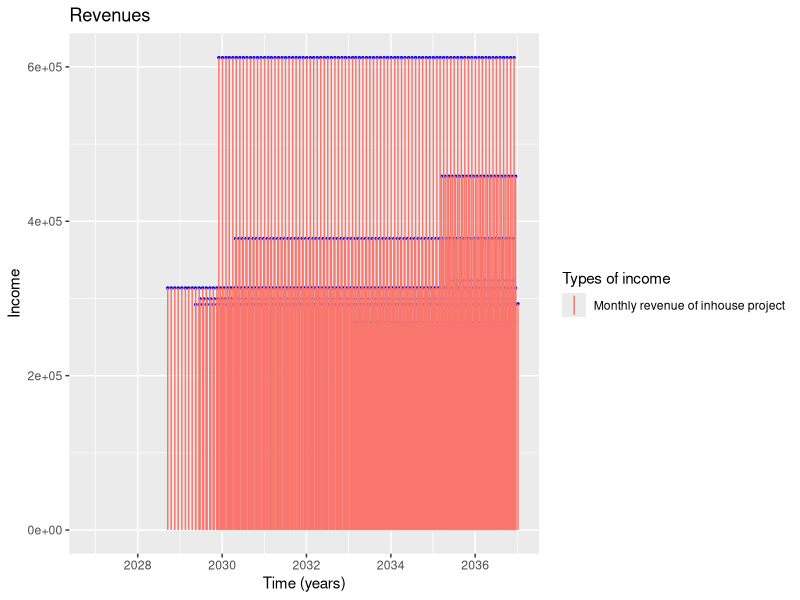
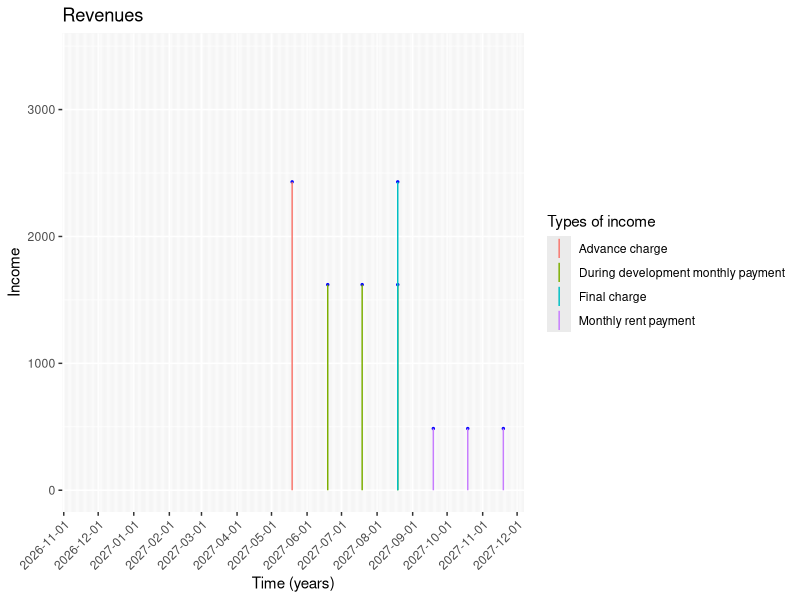

Generate these figures, in order, with R:
library(lubridate)
library(ggplot2)

# ---- Simulate cash flows from developing a type of project ----

# vals <- c()
# for (n in 1:10000) {
  
t=5 # Lifetime of the company
# Mexican economy
y=0.1 # Annual interest rate
r=-0.02 # Inflation rate

# Princing of the project
average.price=50000 # Expected price of the project
sd.price=20000 # Standar deviation of the price of the project
minimum.price=25000 # Minimum price accepted for the project
average.development.months=4 # Expected development time of the project measured in months
lambda.po=5 # Expected number of projects developed in a year
# Payment scheme
advance.charge.rate=0.25 # Percentage of the final price that is paid at the begining of the project
during.development.charge.rate=0.5 # Percentage of the final price that is paid during the development of the project
final.charge.rate=0.25 # Percentage of the final price that is paid at the end of the development of the project
monthly.rent.rate=0.05 # Percentaje of the price of the project to be charged monthly for project maintenance

# Calculate monthly effective interest rate
y12 <- (1+y)^(1/12)-1

time <- 0
arrival.time <- 0
interarrivals <- c()
arrivals <- c()
positive.flows <- data.frame()
negative.flows <- data.frame()
adjusted.prices <- c()
present.values <- c()
# Simulate projects arrivals
while (time < t) {
  interarrival.time <- rexp(n=1, rate=lambda.po)
  time <- time + interarrival.time 
  if (time < t) {
    interarrivals <- c(interarrivals, interarrival.time)
    arrival.time <- arrival.time + interarrival.time
    arrivals <- c(arrivals, arrival.time)
    # Compute the present value of the project that just came in
    price <- rnorm(1, mean=average.price, sd=sd.price)-rgamma(1, shape=2, rate=0.6)*1000
    price <- max(minimum.price, price)
    # Adjust price with inflation rate
    adjusted.price <- price*(1+r)^arrival.time
    adjusted.prices <- c(adjusted.prices, adjusted.price)
    # Payment scheme
    advance.charge <- adjusted.price*advance.charge.rate
    during.development.charge <- adjusted.price*during.development.charge.rate
    final.charge <- adjusted.price*final.charge.rate
    monthly.rent <- adjusted.price*monthly.rent.rate
    # Simulate development time in months
    development.time <- rlnorm(1, meanlog=0, sdlog=0.25)*average.development.months
    development.months <- ceiling(development.time)
    monthly.payment <- during.development.charge/development.months
    time.to.end <- t - (arrival.time + development.months/12)
    time.to.end <- max(0, time.to.end)
    months.to.end <- ceiling(time.to.end*12)
    # Populate cash flows collections
    now <- as_datetime(Sys.time())
    arrival.time.in.seconds <- as.numeric(duration(arrival.time, unit="years"))
    arrival.date <- now + seconds(arrival.time.in.seconds)
    entry <- list(arrival.date, advance.charge, TRUE, "Advance charge")
    positive.flows <- rbind(positive.flows, entry, stringsAsFactors=FALSE)
    for (l in 1:development.months) {
      monthly.payment.date <- arrival.date + months(l)
      if (is.na(monthly.payment.date)) {
        monthly.payment.date <- arrival.date - days(3) + months(l)
        if (is.na(monthly.payment.date)) {
          print("No mames no puede ser")
        }
      }
      entry <- list(monthly.payment.date, monthly.payment, TRUE, "Monthly charge")
      positive.flows <- rbind(positive.flows, entry, stringsAsFactors=FALSE)
    }
    end.date <- arrival.date + months(development.months)
    if (is.na(end.date)) {
      end.date <- arrival.date - days(3) + months(development.months)
      if (is.na(end.date)) {
        print("No mames no puede ser")
      }
    }
    entry <- list(end.date, final.charge, TRUE, "Final charge")
    positive.flows <- rbind(positive.flows, entry, stringsAsFactors=FALSE)
    for (s in 1:months.to.end) {
      monthly.rent.payment.date <- arrival.date + months(development.months + s)
      if (is.na(monthly.rent.payment.date)) {
        monthly.rent.payment.date <- arrival.date - days(3) + months(development.months + s)
        if (is.na(monthly.rent.payment.date)) {
          print("No mames no puede ser")
        }
      }
      entry <-list(monthly.rent.payment.date, monthly.rent, TRUE, "Monthly rent payment")
      positive.flows <- rbind(positive.flows, entry, stringsAsFactors=FALSE)
    }
    names(positive.flows) <- c("Date","Amount","Income","Concept")
    #names(negative.flows) <- c("Date","Amount","Income","Concept")
    # Compute present values based on payment scheme
    discount.factor <- (1/(1+y))^arrival.time
    fractional.annuity <- ((1-(1/(1+y12))^development.months)/y12)
    advance.charge.present.value <- discount.factor*advance.charge
    monthly.charges.present.value <- discount.factor*monthly.payment*fractional.annuity
    final.payment.present.value <- discount.factor*((1/(1+y))^(development.time/12))*final.charge
    monthly.rents.present.value <- discount.factor*((1/(1+y))^(development.time/12))*monthly.rent*((1-(1/(1+y12))^(months.to.end))/y12)
    # Compute total present value
    present.value <- advance.charge.present.value + monthly.charges.present.value + final.payment.present.value + monthly.rents.present.value
    present.values <- c(present.values, present.value)
  }
}

#write.csv(positive.flows, file = "myData.csv")

projects.present.value <- sum(present.values)

# vals <- c(vals, projects.present.value)
# }
# mean(vals)

revenues.plot <- ggplot(data=positive.flows, aes(x=as_datetime(positive.flows$Date), y=positive.flows$Amount)) +
  geom_point(color="blue", size=0.5) + 
  ylim(c(0,max(positive.flows$Amount)+1000)) +
  xlim(c(as_datetime(Sys.time()),max(as_datetime(positive.flows$Date)))) +
  #geom_hline(yintercept=mean(positive.flows$Amount), size=1, color="cyan") +
  #geom_linerange(aes(x=as_datetime(positive.flows$Date), ymax=positive.flows$Amount, ymin=0), color="#00AFBB") +
  geom_linerange(aes(x=as_datetime(positive.flows$Date), ymax=positive.flows$Amount, ymin=0, color=positive.flows$Concept)) +
  labs(title="Revenues", x="Time (years)", y="Income") +
  guides(color=guide_legend(title="Types of income"))

arrivals.df <- positive.flows[positive.flows$Concept %in% c("Advance charge"),]

arrivals.plot <- ggplot(data=arrivals.df, aes(x=as_datetime(arrivals.df$Date), y=c(0))) + 
  ylim(c(0,0)) +
  labs(title="Project arrivals", x="Time", y="") +
  theme(
    #aspect.ratio=0.1, 
    axis.title.y=element_blank(),
    axis.text.y=element_blank(),
    axis.ticks.y=element_blank()) +
  geom_hline(yintercept=0, size=0.5, color="cyan") +
  geom_point(shape=4, size=2) 






now <- as_datetime(Sys.time())
count <- 1
# Get revenues for each year
revenues <- data.frame()
repeat {
  then <- now + years(count-1)
  year <- lubridate::year(as_datetime(then))
  df <- positive.flows[year(as_datetime(positive.flows$Date)) == year,]
  if (length(df[,1]) == 0) {
    break
  }
  total.advance.payments <- sum(df[df$Concept %in% c("Advance charge"),]$Amount)
  total.monthly.payments <- sum(df[df$Concept %in% c("Monthly charge"),]$Amount)
  total.final.payments <- sum(df[df$Concept %in% c("Final charge"),]$Amount)
  total.rent.payments <- sum(df[df$Concept %in% c("Monthly rent payment"),]$Amount)
  entry <- list(year, total.advance.payments, total.monthly.payments, total.final.payments, total.rent.payments)
  revenues <- rbind(revenues, entry)
  names(revenues) <- c("Year","Advance","Development","Final","Rent")
  count <- count + 1
}
write.csv(revenues, file=paste("","RevenueData.csv",sep=""))





# ---- Simulate cash flows from developing inhouse projects ----

t <- 10 # Lifetime of the company
# Mexican economy
y <- 0.8 # Annual interest rate
r <- -0.02 # Inflation rate
# Project details
lambda.po <- 1 # Expected number of projects developed in a year
average.development.months <- 14 # Expected development time of the project measured in months
# Revenue scheme
average.monthly.rent <- 400000 # Expected value of the monthly rent that the project will generate
sd.monthly.rent <- 100000 # Standar deviation of the monthly rent that the project will generate

positive.flows <- list()
negative.flows <- list()

positive.flows.df <- data.frame()
negative.flows.df <- data.frame()

# Calculate monthly effective interest rate
y12 <- (1+y)^(1/12)-1

time <- 0
arrival.time <- 0
interarrivals <- c()
arrivals <- c()
adjusted.prices <- c()
present.values <- c()
# Simulate projects arrivals
while (time < t) {
  interarrival.time <- rexp(n=1, rate=lambda.po)
  time <- time + interarrival.time 
  if (time < t) {
    interarrivals <- c(interarrivals, interarrival.time)
    arrival.time <- arrival.time + interarrival.time
    arrivals <- c(arrivals, arrival.time)
    # Get development time
    development.time <- rlnorm(1, meanlog=0, sdlog=0.25)*average.development.months
    development.months <- ceiling(development.time)
    time.to.end <- t - (arrival.time + development.months/12)
    time.to.end <- max(0, time.to.end)
    months.to.end <- ceiling(time.to.end*12)
    monthly.rent <- rnorm(1, mean=average.monthly.rent, sd=sd.monthly.rent)
    monthly.rent <- max(0, monthly.rent)
    # Populate cash flows collections
    now <- as_datetime(Sys.time())
    arrival.time.in.seconds <- as.numeric(duration(arrival.time, unit="years"))
    arrival.date <- now + seconds(arrival.time.in.seconds)
    for (s in 1:months.to.end) {
      monthly.rent.payment.date <- arrival.date + months(development.months + s)
      if (is.na(monthly.rent.payment.date)) {
        monthly.rent.payment.date <- arrival.date - days(3) + months(development.months + s)
        if (is.na(monthly.rent.payment.date)) {
          print("No mames no puede ser")
        }
      }
      index <- length(positive.flows) + 1
      entry <-list(monthly.rent.payment.date, monthly.rent, TRUE, "Monthly revenue of inhouse project")
      positive.flows[[index]] <- entry
      positive.flows.df <- rbind(positive.flows.df, entry, stringsAsFactors=FALSE)
    }
    names(positive.flows.df) <- c("Date","Amount","Income","Concept")
    #names(negative.flows.df) <- c("Date","Amount","Income","Concept")
    # Compute present values
    discount.factor <- (1/(1+y))^arrival.time
    monthly.rents.present.value <- discount.factor*monthly.rent*((1-(1/(1+y12))^(months.to.end))/y12)
    present.value <- monthly.rents.present.value
    present.values <- c(present.values, present.value)
  }
}
sum(present.values)

ggplot(data=positive.flows.df, aes(x=as_datetime(positive.flows.df$Date), y=positive.flows.df$Amount)) +
  geom_point(color="blue", size=0.5) + 
  ylim(c(0,max(positive.flows.df$Amount)+1000)) +
  xlim(c(as_datetime(Sys.time()),max(as_datetime(positive.flows.df$Date)))) +
  #geom_hline(yintercept=mean(positive.flows$Amount), size=1, color="cyan") +
  #geom_linerange(aes(x=as_datetime(positive.flows$Date), ymax=positive.flows$Amount, ymin=0), color="#00AFBB") +
  geom_linerange(aes(x=as_datetime(positive.flows.df$Date), ymax=positive.flows.df$Amount, ymin=0, color=positive.flows.df$Concept)) +
  labs(title="Revenues", x="Time (years)", y="Income") +
  guides(color=guide_legend(title="Types of income"))

# ---- Simulate cash flows of a single project ----

t=1 # Lifetime of the company
# Mexican economy
y=0.1 # Annual interest rates
r=-0.02 # Inflation rate
# Princing of the project
average.price=10000 # Expected price of the project
sd.price=100 # Standar deviation of the price of the project
minimum.price=500 # Minimum price accepted for the project
average.development.months=4 # Expected development time of the project measured in months
lambda.po=5 # Expected number of projects developed in a year
# Payment scheme
advance.charge.rate=0.25 # Percentage of the final price that is paid at the begining of the project
during.development.charge.rate=0.5 # Percentage of the final price that is paid during the development of the project
final.charge.rate=0.25 # Percentage of the final price that is paid at the end of the development of the project
monthly.rent.rate=0.05 # Percentaje of the price of the project to be charged monthly for project maintenance

positive.flows <- list()
negative.flows <- list()

positive.flows.df <- data.frame()
negative.flows.df <- data.frame()

# Calculate monthly effective interest rate
y12 <- (1+y)^(1/12)-1

time <- 0
arrival.time <- 0
interarrivals <- c()
arrivals <- c()
adjusted.prices <- c()
present.values <- c()

#interarrival.time <- rexp(n=1, rate=lambda.po)
interarrival.time <- 0.5
time <- time + interarrival.time 
if (time < t) {
  interarrivals <- c(interarrivals, interarrival.time)
  arrival.time <- arrival.time + interarrival.time
  arrivals <- c(arrivals, arrival.time)
  # Compute the present value of the project that just came in
  price <- rnorm(1, mean=average.price, sd=sd.price)-rgamma(1, shape=2, rate=0.6)*1000
  price <- max(minimum.price, price)
  # Adjust price with inflation rate
  adjusted.price <- price*(1+r)^arrival.time
  adjusted.prices <- c(adjusted.prices, adjusted.price)
  # Payment scheme
  advance.charge <- adjusted.price*advance.charge.rate
  during.development.charge <- adjusted.price*during.development.charge.rate
  final.charge <- adjusted.price*final.charge.rate
  monthly.rent <- adjusted.price*monthly.rent.rate
  # Simulate development time in months
  development.time <- rlnorm(1, meanlog=0, sdlog=0.25)*average.development.months
  development.months <- ceiling(development.time)
  monthly.payment <- during.development.charge/development.months
  time.to.end <- t - (arrival.time + development.months/12)
  time.to.end <- max(0, time.to.end)
  months.to.end <- ceiling(time.to.end*12)
  # Populate cashflows date 
  now <- as_date(Sys.time())
  arrival.time.in.seconds <- as.numeric(duration(arrival.time, unit="years"))
  arrival.date <- as_date(now + seconds(arrival.time.in.seconds))
  index <- length(positive.flows) + 1
  entry <- list(arrival.date, advance.charge, TRUE, "Advance charge")
  positive.flows[[index]] <- entry
  positive.flows.df <- rbind(positive.flows.df, entry, stringsAsFactors=FALSE)
  for (l in 1:development.months) {
    monthly.payment.date <- arrival.date + months(l)
    if (is.na(monthly.payment.date)) {
      monthly.payment.date <- arrival.date - days(3) + months(l)
      if (is.na(monthly.payment.date)) {
        print("No mames no puede ser")
      }
    }
    index <- length(positive.flows) + 1
    entry <- list(monthly.payment.date, monthly.payment, TRUE, "During development monthly payment")
    positive.flows[[index]] <- entry
    positive.flows.df <- rbind(positive.flows.df, entry, stringsAsFactors=FALSE)
  }
  end.date <- arrival.date + months(development.months)
  if (is.na(end.date)) {
    end.date <- arrival.date - days(3) + months(development.months)
    if (is.na(end.date)) {
      print("No mames no puede ser")
    }
  }
  index <- length(positive.flows) + 1
  entry <- list(end.date, final.charge, TRUE, "Final charge")
  positive.flows[[index]] <- entry
  positive.flows.df <- rbind(positive.flows.df, entry, stringsAsFactors=FALSE)
  for (s in 1:months.to.end) {
    monthly.rent.payment.date <- arrival.date + months(development.months + s)
    if (is.na(monthly.rent.payment.date)) {
      monthly.rent.payment.date <- arrival.date - days(3) + months(development.months + s)
      if (is.na(monthly.rent.payment.date)) {
        print("No mames no puede ser")
      }
    }
    index <- length(positive.flows) + 1
    entry <-list(monthly.rent.payment.date, monthly.rent, TRUE, "Monthly rent payment")
    positive.flows[[index]] <- entry
    positive.flows.df <- rbind(positive.flows.df, entry, stringsAsFactors=FALSE)
  }
  names(positive.flows.df) <- c("Date","Amount","Income","Concept")
  #names(negative.flows.df) <- c("Date","Amount","Income","Concept")
  # Compute present values based on payment scheme
  discount.factor <- (1/(1+y))^arrival.time
  fractional.annuity <- ((1-(1/(1+y12))^development.months)/y12)
  advance.charge.present.value <- discount.factor*advance.charge
  monthly.charges.present.value <- discount.factor*monthly.payment*fractional.annuity
  final.payment.present.value <- discount.factor*((1/(1+y))^(development.time/12))*final.charge
  monthly.rents.present.value <- discount.factor*((1/(1+y))^(development.time/12))*monthly.rent*((1-(1/(1+y12))^(months.to.end))/y12)
  # Compute total present value
  present.value <- advance.charge.present.value + monthly.charges.present.value + final.payment.present.value + monthly.rents.present.value
  present.values <- c(present.values, present.value)
}

break.vec <- c(seq(from=floor_date(as_date(Sys.time()), unit="month"),
                   to=ceiling_date(max(as_date(positive.flows.df$Date)), unit="month"),
                   by="month"))

ggplot(data=positive.flows.df, aes(x=as_date(positive.flows.df$Date), y=positive.flows.df$Amount)) +
  geom_point(color="blue", size=0.5) + 
  ylim(c(0,max(positive.flows.df$Amount)+1000)) +
  xlim(c(as_date(Sys.time()),max(as_date(positive.flows.df$Date)))) +
  #geom_hline(yintercept=mean(positive.flows$Amount), size=1, color="cyan") +
  #geom_linerange(aes(x=as_datetime(positive.flows$Date), ymax=positive.flows$Amount, ymin=0), color="#00AFBB") +
  geom_linerange(aes(x=as_date(positive.flows.df$Date), ymax=positive.flows.df$Amount, ymin=0, color=positive.flows.df$Concept)) +
  labs(title="Revenues", x="Time (years)", y="Income") +
  guides(color=guide_legend(title="Types of income")) +
  scale_x_date(breaks = break.vec, date_minor_breaks="1 day", limits=c(as_date(Sys.time()),NA)) +
  theme(axis.text.x = element_text(angle = 45, hjust = 1))


# Dummy data frame
a <- c(-3,-5,-12,0,3,1,34,2,76)
now <- as_datetime(Sys.time())
b <- c()
for (i in 1:length(a)) {
  b <- c(b, now + lubridate:::months.numeric(i-1))
}
c <- c("cat","dog","cow","horse","cat","cat","cat","sebastian","elephant")
df <- data.frame(a,b,c)
df[(df$a > 0 & df$c == "cat"), ]
as_datetime(df$b)
